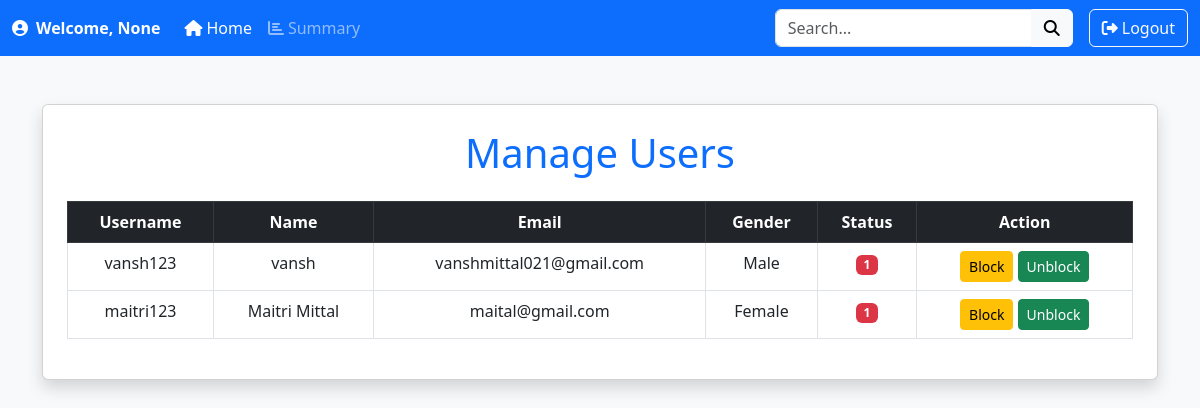
Before: /search_user with the older database file.
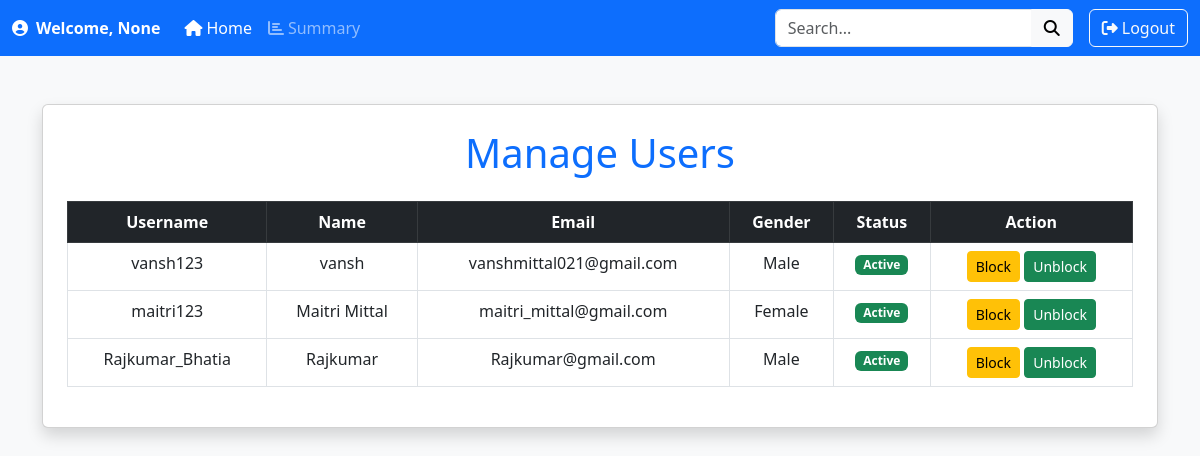
After: the same page with the newer database file.
### app.py (models this page shows)
class User(db.Model):
    id=db.Column(db.Integer,primary_key=True)
    username=db.Column(db.String(150),nullable=False,unique=True)
    password=db.Column(db.String(150),nullable=False)
    full_name=db.Column(db.String(150),nullable=False)
    qualification=db.Column(db.String(150),nullable=False)
    dob=db.Column(db.Date,nullable=False)
    gender = db.Column(db.String(50), nullable=False)  # New field for gender
    email = db.Column(db.String(150), nullable=False, unique=True)  # New field for email
    phone = db.Column(db.String(15), nullable=False)  # New field for phone number
    address = db.Column(db.String(255), nullable=False)  # New field for address
    status=db.Column(db.String(50),default='Active')
    created_on=db.Column(db.DateTime,nullable=False,default=datetime.utcnow)
    scores=db.relationship('Scores',back_populates='user',cascade='all,delete')

### app.py (the view)
@app.route('/search_user', methods=['GET'])
def search_user():
    query_username = request.args.get('user_username', '').strip()
    query_full_name = request.args.get('user_full_name', '').strip()
    query_status = request.args.get('user_status', '').strip()
    users_query = User.query.filter(User.username != 'admin')  # Exclude admin users
    if query_username:
        users_query = users_query.filter(User.username.contains(query_username))
    if query_full_name:
        users_query = users_query.filter(User.full_name.contains(query_full_name))
    if query_status:
        users_query = users_query.filter(User.status.contains(query_status))
    users = users_query.all()
    return render_template('manage_user.html', users=users)

### templates/manage_user.html (shortened to what this page needs)
<!DOCTYPE html>
<html lang="en">
<head>
    <link href="https://cdn.jsdelivr.net/npm/bootstrap@5.3.0-alpha3/dist/css/bootstrap.min.css" rel="stylesheet">
    <link rel="stylesheet" href="https://cdnjs.cloudflare.com/ajax/libs/font-awesome/6.4.0/css/all.min.css">
</head>
<body class="bg-light">
    <nav class="navbar navbar-expand-lg navbar-dark bg-primary">
        <div class="container-fluid">
            <span class="navbar-text fw-bold text-white me-3">
                <i class="fas fa-user-circle me-2"></i>Welcome, {{ session.get('username') }}
            </span>
            <div class="collapse navbar-collapse" id="navbarNavDropdown">
                <ul class="navbar-nav me-auto mb-2 mb-lg-0">
                    <li class="nav-item">
                        <a class="nav-link active" href="/admin_dashboard"><i class="fas fa-home me-1"></i>Home</a>
                    </li>
                    <li class="nav-item">
                        <a class="nav-link" href="/admin_summary"><i class="fas fa-chart-bar me-1"></i>Summary</a>
                    </li>
                </ul>
                <form class="d-flex me-3" action="/search_user" method="GET">
                    <div class="input-group">
                        <input class="form-control" type="search" placeholder="Search..." name="query">
                        <button class="btn btn-light" type="submit"><i class="fas fa-search"></i></button>
                    </div>
                </form>
                <a href="/login" class="btn btn-outline-light"><i class="fas fa-sign-out-alt me-1"></i>Logout</a>
            </div>
        </div>
    </nav>
    <div class="container mt-5">
        <div class="card shadow p-4">
            <h1 class="text-center text-primary mb-4">Manage Users</h1>
            <div class="table-responsive">
                <table class="table table-bordered table-hover text-center">
                    <thead class="table-dark">
                        <tr>
                            <th>Username</th>
                            <th>Name</th>
                            <th>Email</th>
                            <th>Gender</th>
                            <th>Status</th>
                            <th>Action</th>
                        </tr>
                    </thead>
                    <tbody>
                        {% for user in users %}
                        <tr>
                            <td>{{ user.username }}</td>
                            <td>{{ user.full_name }}</td>
                            <td>{{ user.email }}</td>
                            <td>{{ user.gender }}</td>
                            <td>
                                <span class="badge {% if user.status == 'Active' %}bg-success{% else %}bg-danger{% endif %}">
                                    {{ user.status }}
                                </span>
                            </td>
                            <td>
                                <a href="/block_user/{{ user.id }}" class="btn btn-warning btn-sm">Block</a>
                                <a href="/unblock_user/{{ user.id }}" class="btn btn-success btn-sm">Unblock</a>
                            </td>
                        </tr>
                        {% endfor %}
                    </tbody>
                </table>
            </div>
        </div>
    </div>
</body>
</html>

Changed rows visible on the page:
changed User "vansh123": status "1" → "Active"
changed User "maitri123": email "maital@gmail.com" → "maitri_mittal@gmail.com"; status "1" → "Active"
added User: username "Rajkumar_Bhatia", full_name "Rajkumar", email "Rajkumar@gmail.com", gender "Male", status "Active"
